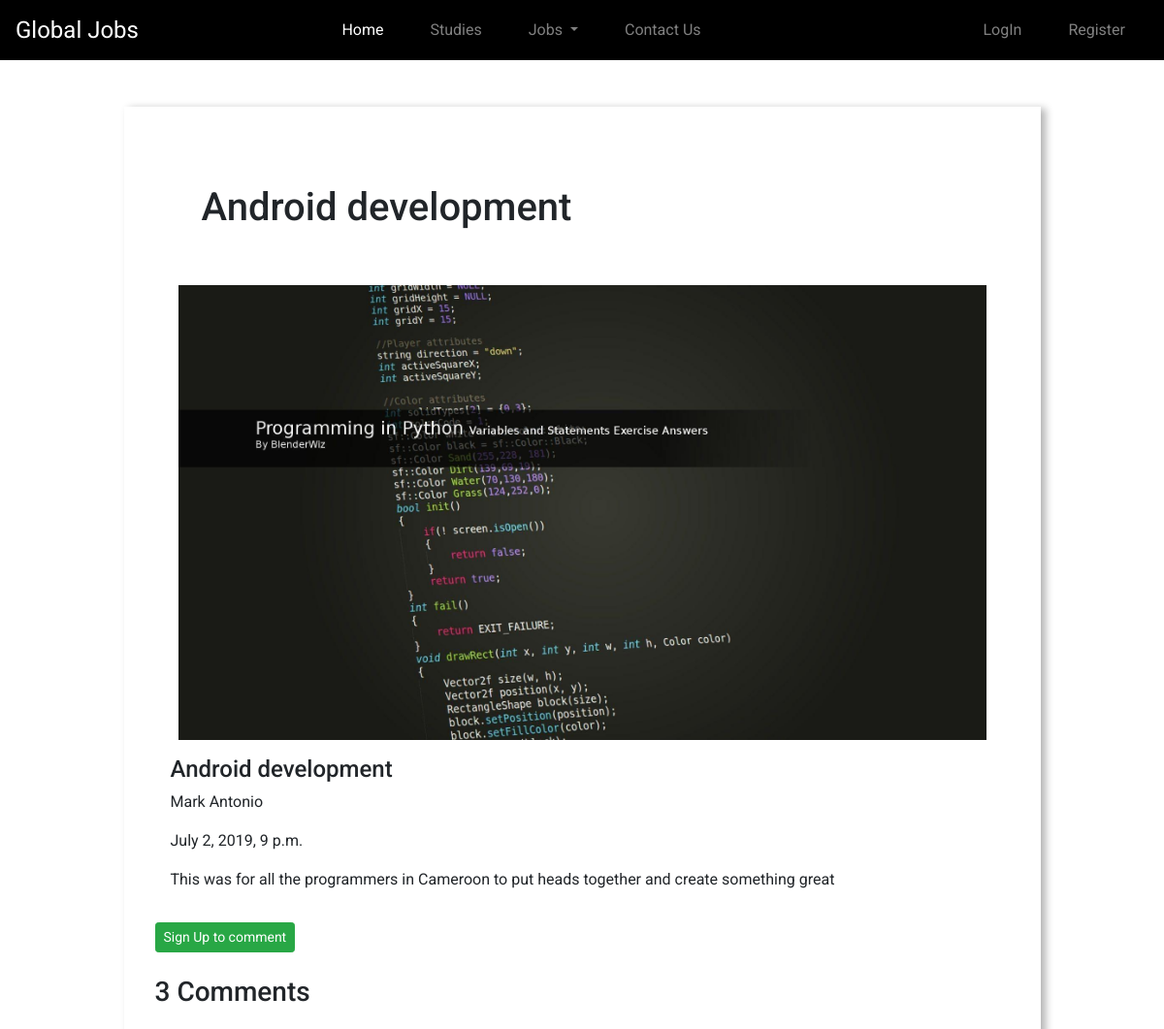
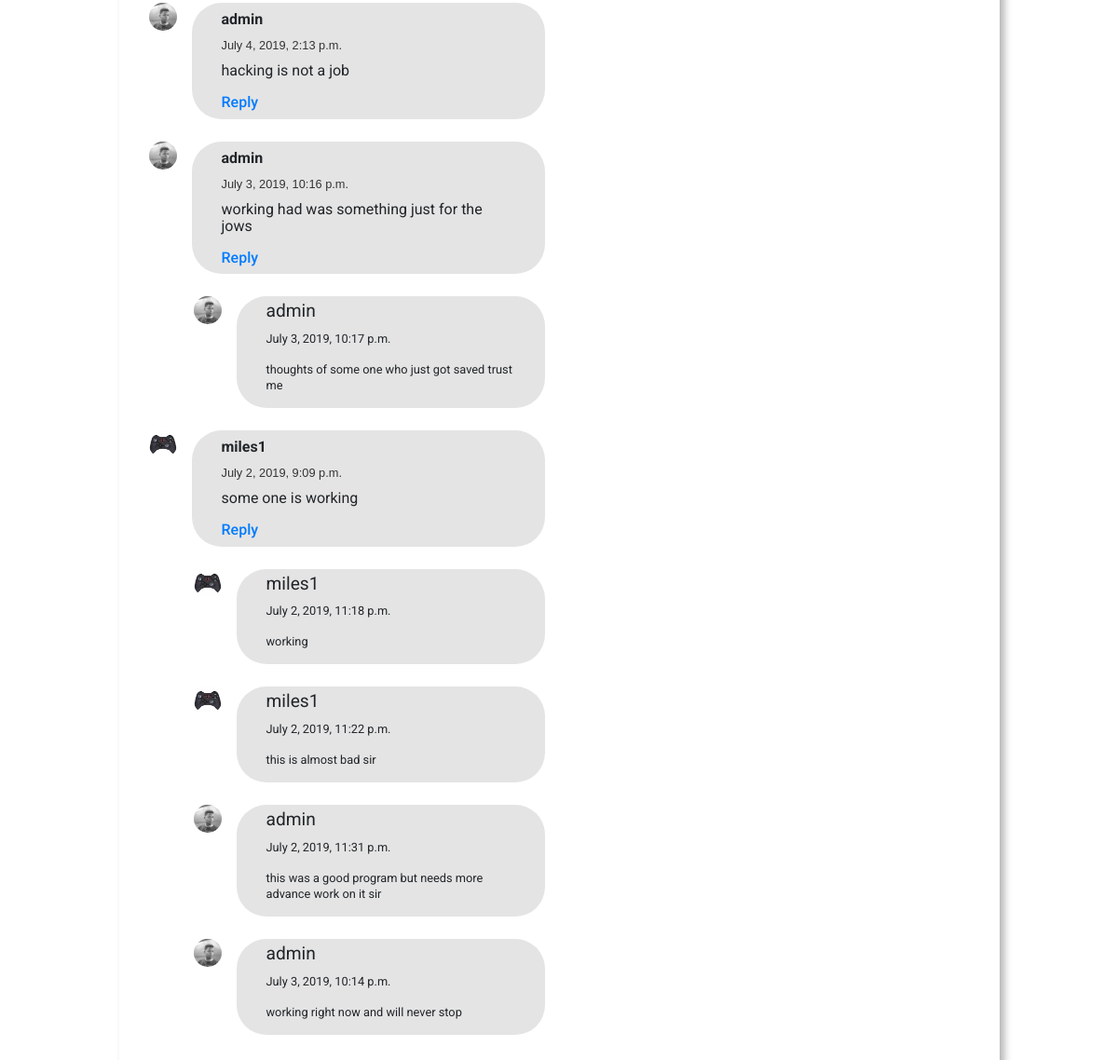
/post/1, run on the app's committed database (2 pictures, top to bottom).
### subProject/models.py (models this page shows, shortened)
class Posts(models.Model):
    picture = models.ImageField(default="default.jpg", upload_to="post_images")
    author = models.CharField(max_length=200)
    title = models.CharField(max_length=200)
    content = models.TextField()
    timestamp = models.DateTimeField(auto_now_add=True)
    slug = models.CharField(max_length=200)

class Comment(models.Model):
    user = models.ForeignKey(User, on_delete=models.CASCADE)
    post = models.ForeignKey(Posts, on_delete=models.CASCADE)
    content = models.TextField()
    reply = models.ForeignKey('self', null=True, on_delete=models.CASCADE ,related_name='replies')
    date = models.DateTimeField(auto_now_add=True)

### users/models.py (models this page shows, shortened)
class Profile(models.Model):
    user = models.OneToOneField(User, on_delete=models.CASCADE)
    image = models.ImageField(default='default.jpg', upload_to='profile_images')

### subProject/views.py (the view)
# urls.py: path('post/<int:post_id>', views.Details, name="detail")
def Details(request, post_id):
    post = Posts.objects.get(id=post_id)
    comment = Comment.objects.filter(post=post, reply=None).order_by('-date')
    if request.method == "POST":
        content_form = commentForm(request.POST or None)
        if content_form.is_valid():
            content = request.POST.get('content')
            reply_id = request.POST.get('comment_id')
            comment_qs = None
            if reply_id:
                comment_qs = Comment.objects.get(id=reply_id)
            comment = Comment.objects.create(post=post, user=request.user, content=content, reply=comment_qs)
            comment.save()
            return redirect('post')
        else:
            print("the form is not valid")
    else:
        form = commentForm()
    context = {"post":post, "form":form, "comment":comment}
    return render(request, 'subProject/detail.html', context)

### subProject/templates/subProject/detail.html (shortened to what this page needs)
{% extends 'subProject/base.html' %}
{% block body %}
<div class="row p-5">
    <div class="col-md-10 mx-auto box_post">
    <h1 class="p-5"> {{post.title}} </h1>
           <img class="px-4 img-fluid" src="{{post.picture.url}}">
           <div class="p-3">
           <h4>{{post.title}}</h4>
           <p>{{post.author}}</p>
           <p>{{post.timestamp}}</p>
           <p>{{post.content}}</p>
           </div>
        <div>
          {% if user.is_authenticated %}
            {% load crispy_forms_tags %}
          {% else %}
            <a href="{% url 'register' %}" class="btn btn-success btn-sm">Sign Up to comment</a>
          {% endif %}
        </div>
      <div class="row">
        <div class="col-md-6">
        <h3 class="my-4">{{comment.count}} Comments{{comm.pluralize}}</h3>
        {% for comm in comment %}
        <div class="comment_box">
         <img width="30rem" height="30rem" style="border-radius:50%" src="{{comm.user.profile.image.url}}">
          <blockquote class="mb-4 base blockquote">
              <h4 class="auth">{{comm.user.username}}</h4>
              <p class="date"><small>{{comm.date}}</small></p>
              <p class="text-italic"><small>{{comm.content}} </small></p>
              <h6 style="cursor:pointer" class="show text-primary">Reply</h6>
          </blockquote>
        </div>
        <div class="ml-5">
          {% if user.is_authenticated %}
                {% load crispy_forms_tags %}
              {% endif %}
      {% for reply in comm.replies.all %}
         <div class="comment_box">
            <img width="30rem" height="30rem" style="border-radius:50%" src="{{reply.user.profile.image.url}}">
            <blockquote class="mb-4 blockquote base">
                <h4> <span title="source title"><small>{{reply.user.username}}</h4>
                <p class=" mt-1"><small>{{reply.date}}</small></p>
                <p class="text-italic "><small>{{reply.content}}</small></p>
            </blockquote>
          </div>
        {% endfor %}
      </div>
        {% endfor %}
        </div>
      </div>
    </div>
</div>
{% endblock%}

### subProject/templates/subProject/base.html (shortened to what this page needs)
{% load staticfiles %}
<!DOCTYPE html>
<html lang="en">
<head>
    <link rel="stylesheet" href="https://stackpath.bootstrapcdn.com/bootstrap/4.3.1/css/bootstrap.min.css">
    <link rel="stylesheet" href="{% static 'subProject/styles/styles.css' %}" >
</head>
<body>
<nav class="navbar navbar-expand-lg text-light navbar-dark">
    <a class="navbar-brand" href="#">Global Jobs</a>
    <div class="collapse navbar-collapse" id="navbarSupportedContent">
        <ul class="navbar-nav mx-auto" style="float-right">
            <li class="nav-item active">
                <a class="nav-link" href="{% url 'home' %}">Home <span class="sr-only">(current)</span></a>
            </li>
            <li class="nav-item">
                <a class="nav-link" href="{% url 'post' %}">Studies</a>
            </li>
            <li class="nav-item dropdown">
                <a class="nav-link dropdown-toggle" href="#" id="navbarDropdown" role="button" data-toggle="dropdown" aria-haspopup="true" aria-expanded="false">
                    Jobs
                </a>
            </li>
            <li class="nav-item">
                <a class="nav-link" href="{% url 'contact' %}">Contact Us</a>
            </li>
        </ul>
        <ul  class="navbar-nav ml-auto">
            {% if user.is_authenticated %}
            <li class="nav-item">
                <a class="nav-link" href="{% url 'logout' %}">Logout</a>
            </li>
            <li class="nav-item">
                <a class="nav-link" href="{% url 'profile' %}"><img src="{{ user.profile.image.url}}" style="border-radius:50rem" width="20rem" height="20rem"> {{user.username}}</a>
            </li>
            {% else %}
            <li class="nav-item">
                <a class="nav-link" href="{% url 'login' %}">LogIn</a>
            </li>
            <li class="nav-item">
                <a class="nav-link" href="{% url 'register' %}">Register</a>
            </li>
            {% endif %}
        </ul>
    </div>
</nav>
{% block body %}
{% endblock %}
</body>
</html>

### subProject/static/subProject/styles/styles.css (style rules this page uses)
html { padding:0px; margin:0px; }
body { font-size:1rem; font-family: 'Roboto', sans-serif; }
.navbar { background: #000; }
.navbar-brand { font-size:1.5rem; margin-right:4rem; }
.nav-item .nav-link { font-size:1rem; margin: 0rem 1rem; }
.box_post { box-shadow: .3rem .1rem .5rem rgba(0,0,0,.3); padding: 2rem; }
.comment_box { display: flex; }
.base { flex: 1; margin-left: 1rem; border-radius: 2rem; padding-left:2rem; padding-right: 2rem; line-height: 1rem; background: #e4e4e4; }
.base .auth, .base .date { padding-top: 1rem; font-size: 1rem; line-height: .2rem; font-weight: bold; }
.base .date { color:#353434; font-family: sans-serif; font-weight: 200; }

### data on the page
Posts: title "Android development", picture (picture), author "Mark Antonio", timestamp "July 2, 2019, 9 p.m.", content "This was for all the programmers in Cameroon to put heads together and create something great"
Comment: user.profile.image (picture), user.username "admin", date "July 4, 2019, 2:13 p.m.", content "hacking is not a job"
Comment: user.profile.image (picture), user.username "admin", date "July 3, 2019, 10:16 p.m.", content "working had was something just for the jows"
Comment: user.profile.image (picture), user.username "admin", date "July 3, 2019, 10:17 p.m.", content "thoughts of some one who just got saved trust me"
Comment: user.profile.image (placeholder picture), user.username "miles1", date "July 2, 2019, 9:09 p.m.", content "some one is working"
Comment: user.profile.image (placeholder picture), user.username "miles1", date "July 2, 2019, 11:18 p.m.", content "working"
Comment: user.profile.image (placeholder picture), user.username "miles1", date "July 2, 2019, 11:22 p.m.", content "this is almost bad sir"
Comment: user.profile.image (picture), user.username "admin", date "July 2, 2019, 11:31 p.m.", content "this was a good program but needs more advance work on it sir"
Comment: user.profile.image (picture), user.username "admin", date "July 3, 2019, 10:14 p.m.", content "working right now and will never stop"

### other printed values
{{ comment.count }} "3"
